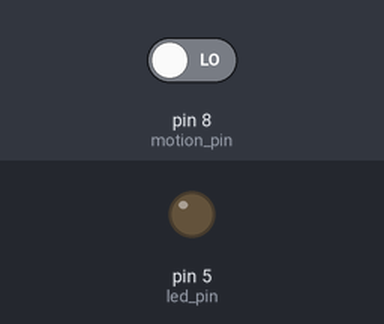
The sketch below on a simulated Arduino Uno, built with avr-gcc and run on an emulated ATmega328P. Parts: output pins drawn as LEDs (lit = HIGH). Dashed ring = blinking. The test bench sets the inputs (shaded band); at power-on: pin 8 (motion_pin) LOW.

Above: at 1.2 s.
1.3 s: pin 8 (motion_pin) driven HIGH
At 1.64 s:
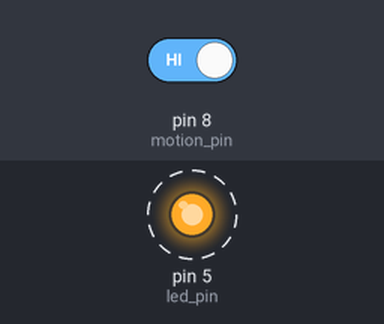
Timing chart, 0 to 10.3 s (numbered marks = the images above; inputs shaded):
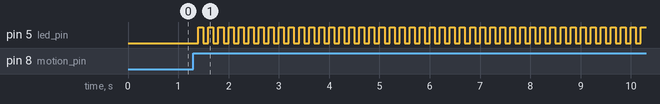

The sketch:

motionDetectorTest.ino
```cpp
/*
 * motionDetectorTest
 *
 * This program was written for a test where a PIR detector works with a LED light.
 * In this program, a connected LED blinks as any motion is detected from a connected PIR detector.
 * When a motion is detected, the LED will blink for given duration.
 * After the blink, both LED and PIR detector will be set as LOW.
 * And the program will wait for seconds until the next detection.
 *
 */

const int motion_pin = 8;
const int led_pin = 5;

void blink(int led, long interval, long duration);

void reset(int pin);

void setup() {
  pinMode(led_pin, OUTPUT);

}

void loop() {

  // when any motion is detected, blink LED
  if (digitalRead(motion_pin)) {
    blink(led_pin, 100, 10 * 1000);

    // set both led_pin and motion_pin as LOW
    reset(led_pin);
    reset(motion_pin);

    // wait for 3 sec before next detection
    delay(3000);
  }

}

// blink function sets given LED as HIGH or LOW, per given interval, for given duration
void blink(int led, long interval, long duration) {
  long initialMillis = millis();
  long previousMillis = initialMillis;
  int ledState = digitalRead(led);

  do {
    // get new current time as milliseconds
    long currentMillis = millis();

    // change ledState per given interval (in these codes, for 0.1 sec)
    if (currentMillis - previousMillis >= interval) {
      // set previousMillis as new currentMillis
      previousMillis = currentMillis;

      // if ledState is HIGH, replace it with LOW, same as reversed.
      digitalWrite(led, ledState = ledState ? LOW : HIGH);
    }

    // repeat for given duration (in these codes, for 10 sec)
  } while (millis() - initialMillis < duration);

}

// reset function sets given pin as original state (LOW)
void reset(int pin) {
  digitalWrite(pin, LOW);
}
```

Measured:
- after the input at 1.3 s, pin 5 (led_pin): alternates HIGH for 0.10 s and LOW for 0.10 s, starting after 0.10 s
